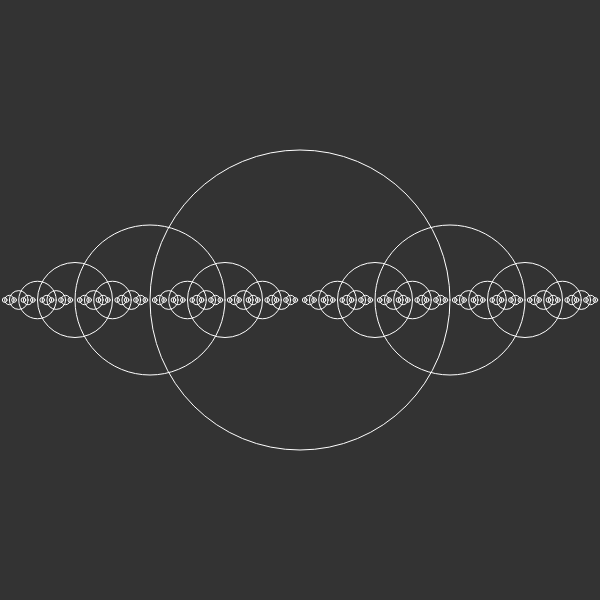
Frame 1 (no input)
Frame 60 (no input): identical to frame 1, image omitted
Frame 120 (the mouse pressed at the canvas centre since frame 60): identical to frame 1, image omitted

The p5.js sketch that drew this single still picture (run headless with seeded random() and noise() and a simulated clock; from frame 60 on, the mouse is pressed at the canvas centre):

// p5.js sketch
// ── sketch.js
function setup() {
  //Code here
	background(51);
  createCanvas(600, 600);
}

function draw() {
	//Code here
	background(51);
	drawCircle(width / 2, height / 2, 300);
}

function drawCircle(x, y, d){
	stroke(255);
	noFill();
	ellipse(x, y, d);

	if (d > 5) { // Exit recursion condition
		drawCircle(x+(d/2), y, d/2);
		drawCircle(x-(d/2), y, d/2);
	}
}
